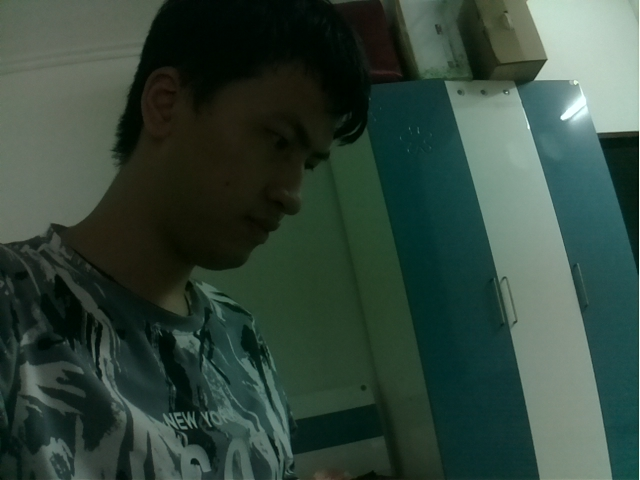
#> input picture keychain.jpg, 640 x 480 px
$ python -i resize.py   (imports and definitions only)
#> lines starting #> are read from the running program, lines starting #| are printed output that depends on the picture
# encoding:utf-8
import os
from PIL import Image


def resize(file, max_len=1136, min_len=640):
#> called with file = '../keychain.jpg', max_len = 1136, min_len = 640
    try:
        img = Image.open(file)
#> img is the input picture: PIL image 640x480 RGB; mean R, G, B 51.1, 70.8, 59.9
    except:
        print('failed to open the file', file)
        return
    while max(img.size) > max_len or min(img.size) > min_len:
        img = img.resize((int(img.size[0] * 0.9), int(img.size[1] * 0.9)))
    if len(img.split()) == 3:
        r, g, b = img.split()
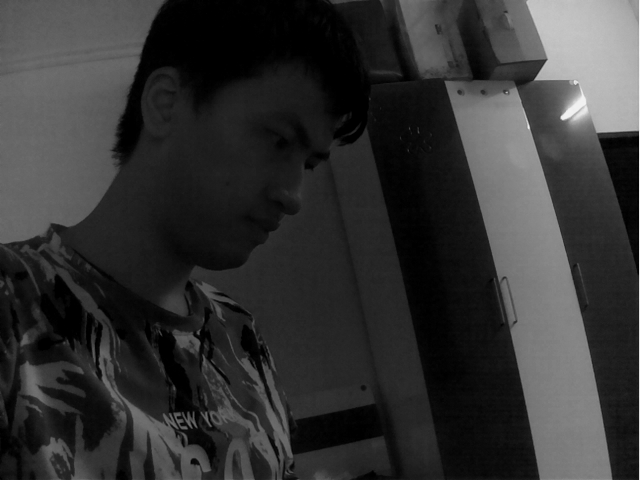
#> r: PIL image 640x480 L; min 0, max 246, mean 51.1
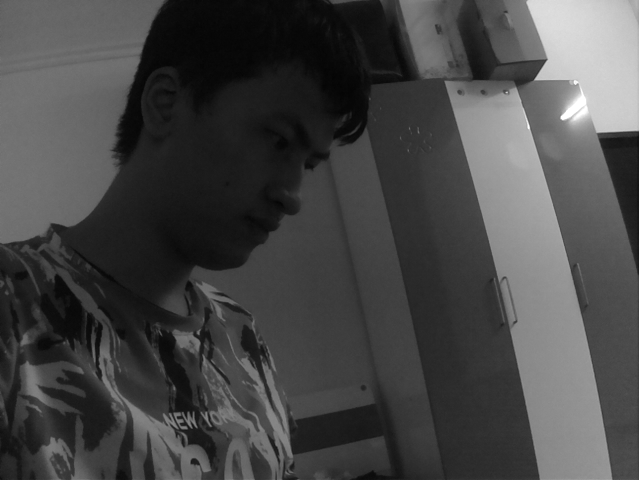
#> g: PIL image 640x480 L; min 3, max 255, mean 70.8
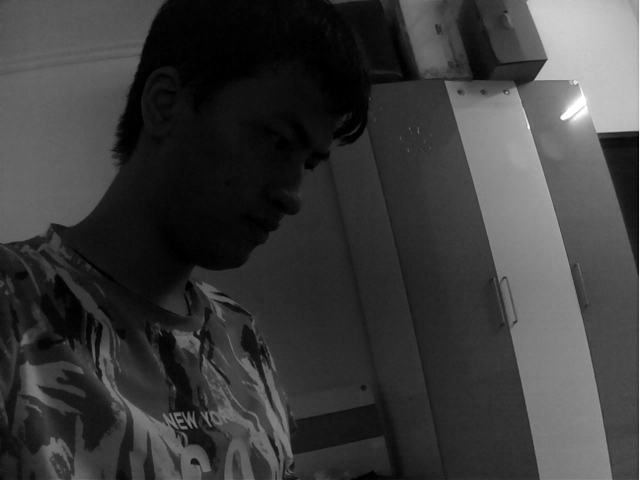
#> b: PIL image 640x480 L; min 0, max 255, mean 59.9
    else:
        r, g, b, a = img.split()
    img = Image.merge("RGB", (r, g, b))
    print('changed the resolution of', file, 'to', img.size[0], 'x', img.size[1], 'named', 'changed_' + file)
#| changed the resolution of ../keychain.jpg to 640 x 480 named changed_../keychain.jpg
    img.save(file)


def main():
    print('do you want to input your own resolution? (y/n)')
    if input() == 'y':
        print('please input the resolution you expecting')
        print('input the longer side:')
        x = int(input())
        print('input the shorter side:')
        y = int(input())
    else:
        x = 1136
        y = 640
    for file in os.listdir():
        if not 'changed' in file:
            resize(file, x, y)

>>> result = resize('../keychain.jpg')
